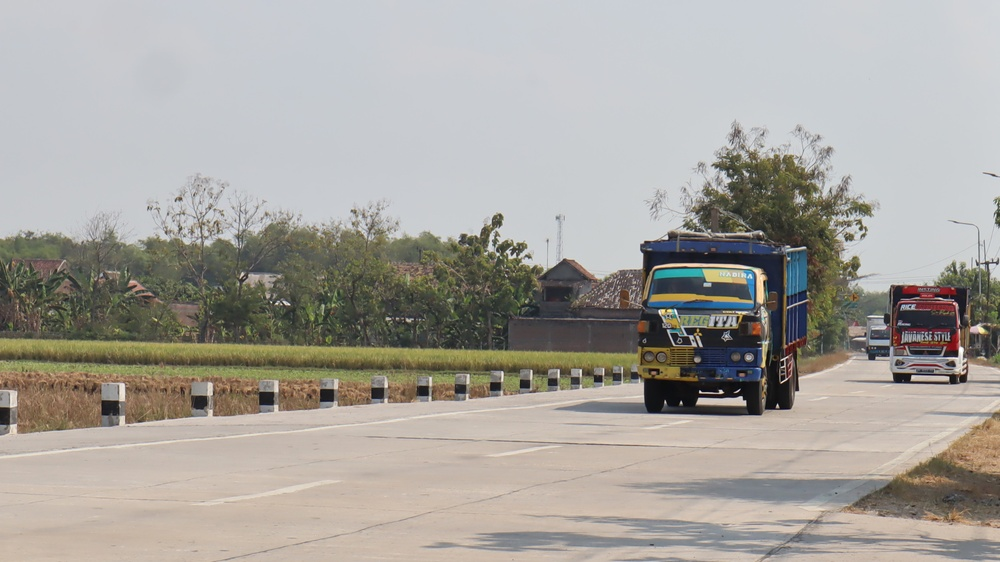
#> input picture JPG/IMG_6678.JPG, 1000 x 562 px, shrunk from 4062 x 2284 before the run, found by its file name
$ python gambar.py
#> lines starting #> are read from the running program, lines starting #| are printed output that depends on the picture
import cv2
import numpy as np

demo = cv2.imread("C:/Users/User/Pictures/IMG_6678.JPG", 0)
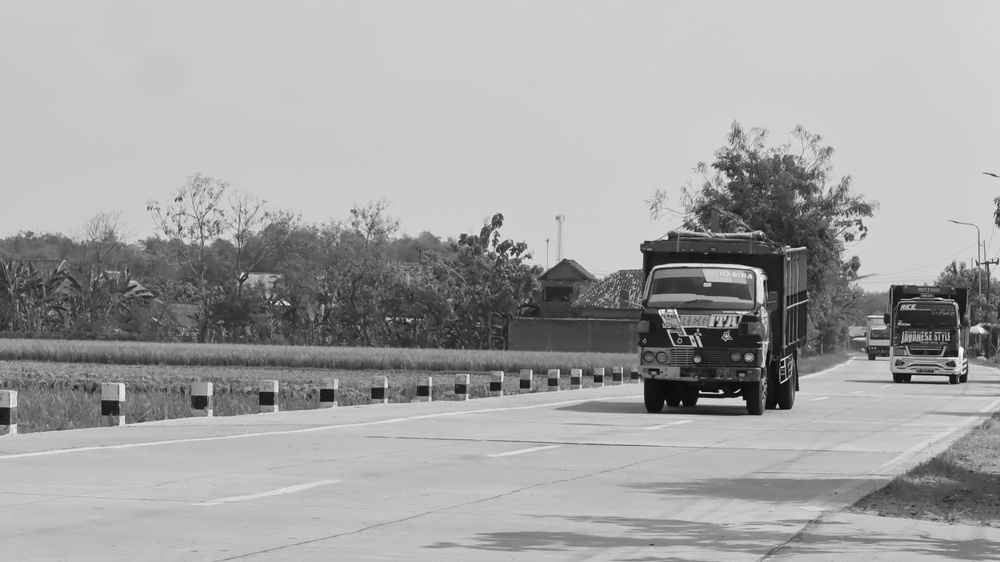
#> demo: shape (562, 1000); min 4, max 255, mean 163.2
r, c = demo.shape
#> r = 562; c = 1000
key = np.random.randint(0, 256, size=(r, c), dtype=np.uint8)
cv2.imwrite("C:/Users/User/Pictures/KEY-IMG_6678.JPG", key)
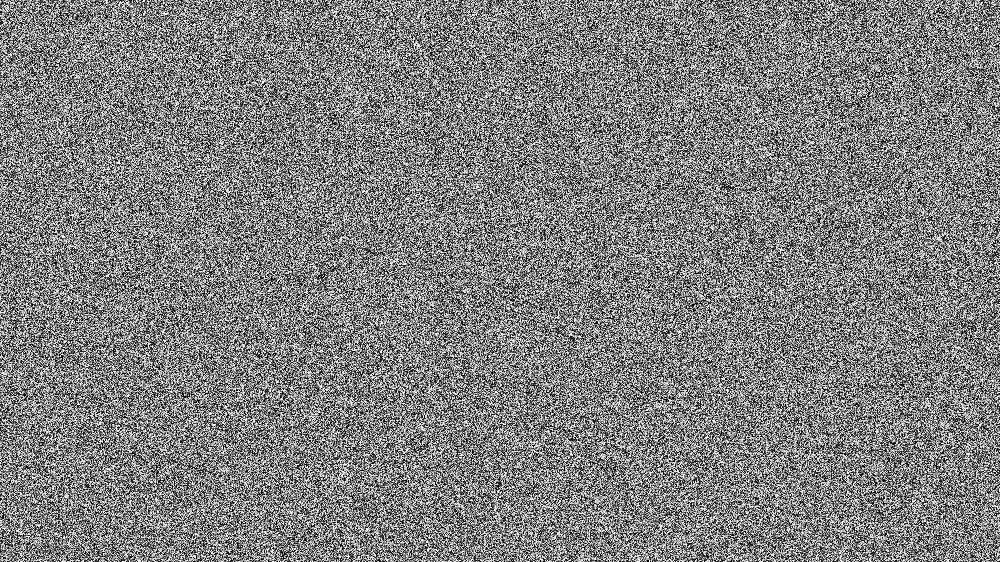
#> saved as KEY-IMG_6678.JPG: shape (562, 1000); min 0, max 255, mean 127.5

cv2.imshow("demo", demo)
cv2.imshow("key", key)

encryption = cv2.bitwise_xor(demo, key)
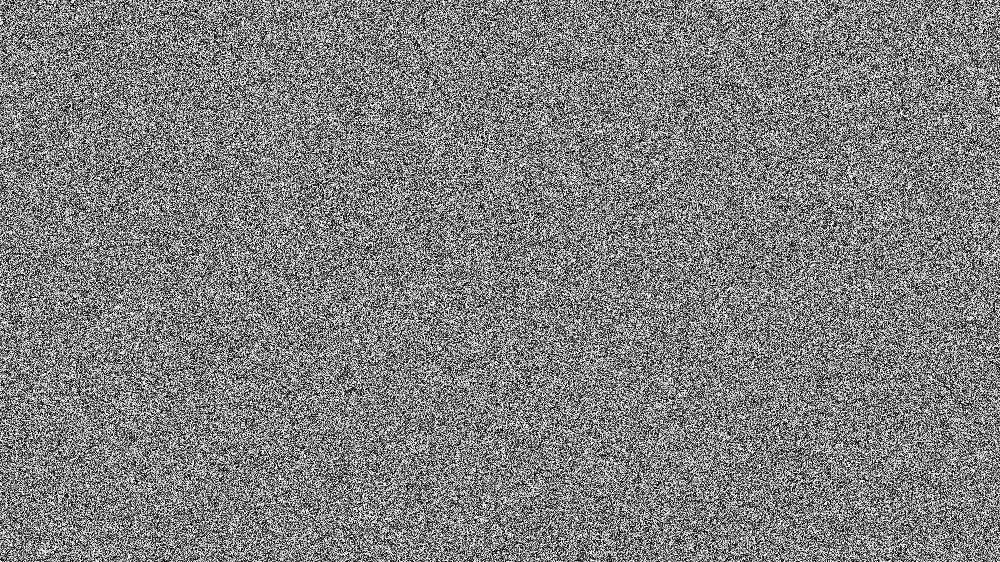
#> encryption: shape (562, 1000); min 0, max 255, mean 127.4
cv2.imwrite("C:/Users/User/Pictures/enc-IMG_6678.JPG", encryption)
decryption = cv2.bitwise_xor(encryption, key)
cv2.imwrite("C:/Users/User/Pictures/dec-IMG_6678.JPG", decryption)

cv2.imshow("encryption", encryption)
cv2.imshow("decryption", decryption)

cv2.waitKey(-1)
cv2.destroyAllWindows()
